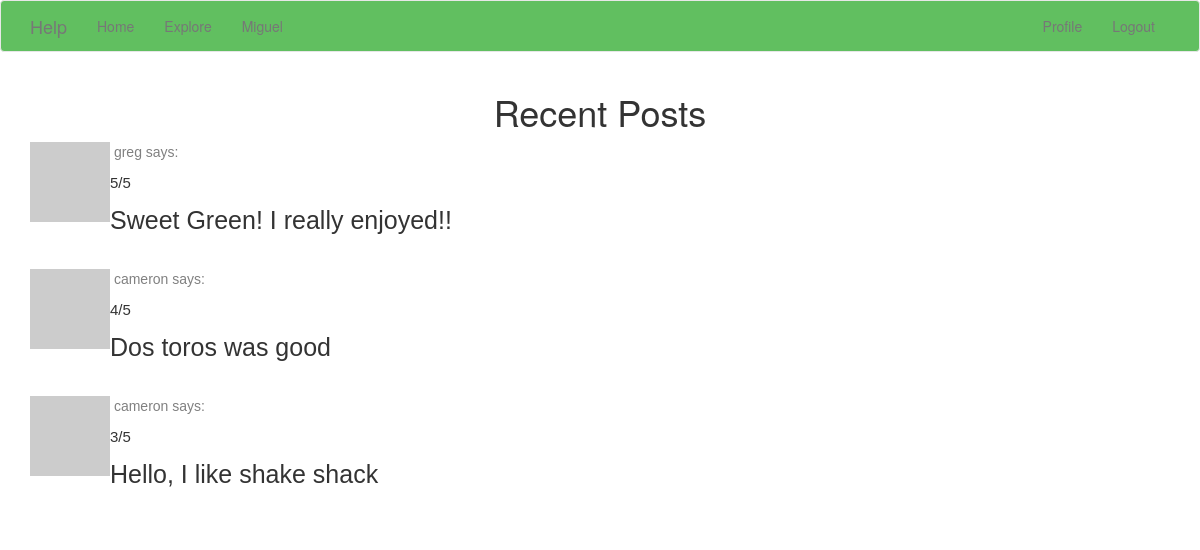
The page /explore (signed in) on the database its author committed.
### app/models.py (models this page shows, shortened)
class Post(db.Model):
    id = db.Column(db.Integer, primary_key=True)
    body = db.Column(db.String(140))
    timestamp = db.Column(db.DateTime, index=True, default=datetime.utcnow)
    user_id = db.Column(db.Integer, db.ForeignKey('user.id'))
    rating = db.Column(db.Integer, default=0)

class User(UserMixin, db.Model):
    id = db.Column(db.Integer, primary_key=True)
    username = db.Column(db.String(64), index=True, unique=True)
    email = db.Column(db.String(120), index=True, unique=True)
    password_hash = db.Column(db.String(128))
    posts = db.relationship('Post', backref='author', lazy='dynamic')
    about_me = db.Column(db.String(140))
    last_seen = db.Column(db.DateTime, default=datetime.utcnow)
    followed = db.relationship(
        'User', secondary=followers,
        primaryjoin=(followers.c.follower_id == id),
        secondaryjoin=(followers.c.followed_id == id),
        backref=db.backref('followers', lazy='dynamic'), lazy='dynamic')
    def avatar(self, size):
        digest = md5(self.email.lower().encode('utf-8')).hexdigest()
        return 'https://www.gravatar.com/avatar/729e26a2a2c7ff24a71958d4aa4e5f35'.format(
            digest, size)

### app/routes.py (the view)
@app.route('/explore')
@login_required
def explore():
    page = request.args.get('page', 1, type=int)
    posts = Post.query.order_by(Post.timestamp.desc()).paginate(
        page=page, per_page=app.config['POSTS_PER_PAGE'], error_out=False)
    next_url = url_for('explore', page=posts.next_num) \
        if posts.has_next else None
    prev_url = url_for('explore', page=posts.prev_num) \
        if posts.has_prev else None
    return render_template('explore.html', title='Explore', posts=posts.items,
                           next_url=next_url, prev_url=prev_url)

### app/models.py (called while the page is built)
@login.user_loader
def load_user(id):
    return User.query.get(int(id))

### app/routes.py (called while the page is built)
@app.before_request
def before_request():
    if current_user.is_authenticated:
        current_user.last_seen = datetime.utcnow()
        db.session.commit()

### app/templates/explore.html (shortened to what this page needs)
{% extends "base.html" %}
{% block content %}
    <div class = "container">
        <center>
            <h1 class="title">Recent Posts</h1>
        </center>
        {% for post in posts %}
            {% include '_post.html' %}
        {% endfor %}
    </div>
{% endblock %}

### app/templates/_post.html
    <table>
        <tr valign="top">
            <td><img src="{{ post.author.avatar(36) }}"></td>
            <td>
                <a href="{{ url_for('user', username=post.author.username) }}">
                    <p style="font-family: Helvetica; color: grey" >&nbsp{{ post.author.username }} says:</p>
                </a>
              <body>
              <p style="font-family: Helvetica; font-size: 15px"> {{ post.rating}}/5</p>
              <p style="font-family: Helvetica; font-size: 25px"> {{ post.body }} </p>
              <br>
              </body>
            </td>
        </tr>
    </table>

### rows shown on the page
Post: author.username "greg", rating "5", body "Sweet Green! I really enjoyed!!"
Post: author.username "cameron", rating "4", body "Dos toros was good"
Post: author.username "cameron", rating "3", body "Hello, I like shake shack"
